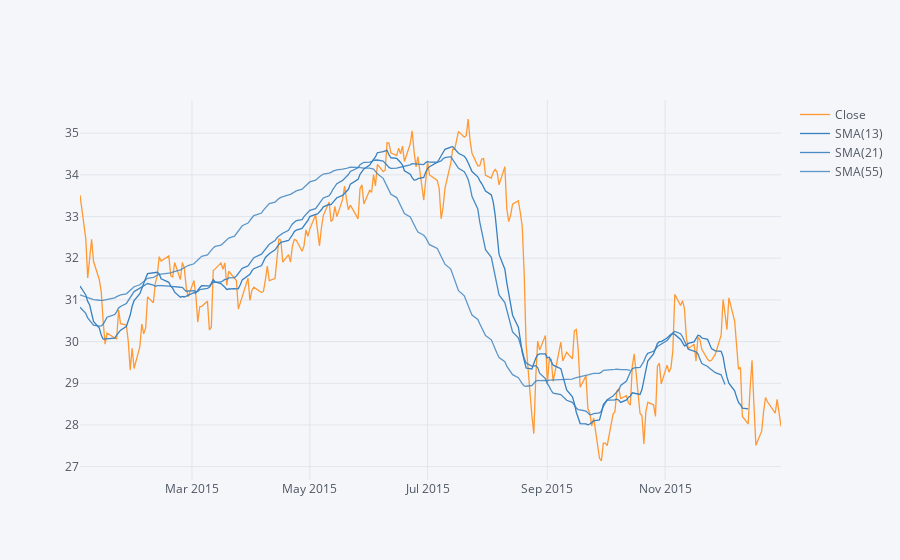

The notebook cell this image was saved under:
### Markdown cell above
** Use .ta_plot(study='sma') to create a Simple Moving Averages plot of Morgan Stanley for the year 2015.**

### Code cell
MS['Close']['2016-01-01':'2015-01-01'].ta_plot(study='sma',periods=[13,21,55],title='Simple Moving Averages')

### Figure 1 — Plotly figure (JSON) as saved in the notebook; plotly's stock layout.template omitted (floating-point values rounded to 4 significant figures; data arrays with more than 128 entries replaced by an {"elided": "..."} marker saying what was removed)
{"data": [{"line": {"color": "rgba(255, 153, 51, 1.0)", "dash": "solid", "shape": "linear", "width": 1.3}, "mode": "lines", "name": "Close", "text": "", "type": "scatter", "x": {"elided": "252 str values"}, "y": {"elided": "252 float values"}}, {"line": {"color": "rgba(55, 128, 191, 1.0)", "dash": "solid", "shape": "linear", "width": 1.3}, "mode": "lines", "name": "SMA(13)", "text": "", "type": "scatter", "x": {"elided": "252 str values"}, "y": {"elided": "252 mixed values"}}, {"line": {"color": "rgba(55, 128, 191, 0.8999999999999999)", "dash": "solid", "shape": "linear", "width": 1.3}, "mode": "lines", "name": "SMA(21)", "text": "", "type": "scatter", "x": {"elided": "252 str values"}, "y": {"elided": "252 mixed values"}}, {"line": {"color": "rgba(55, 128, 191, 0.7999999999999998)", "dash": "solid", "shape": "linear", "width": 1.3}, "mode": "lines", "name": "SMA(55)", "text": "", "type": "scatter", "x": {"elided": "252 str values"}, "y": {"elided": "252 mixed values"}}], "layout": {"legend": {"bgcolor": "#F5F6F9", "font": {"color": "#4D5663"}}, "paper_bgcolor": "#F5F6F9", "plot_bgcolor": "#F5F6F9", "title": {"font": {"color": "#4D5663"}}, "xaxis": {"gridcolor": "#E1E5ED", "showgrid": true, "tickfont": {"color": "#4D5663"}, "title": {"font": {"color": "#4D5663"}, "text": ""}, "zerolinecolor": "#E1E5ED"}, "yaxis": {"gridcolor": "#E1E5ED", "showgrid": true, "tickfont": {"color": "#4D5663"}, "title": {"font": {"color": "#4D5663"}, "text": ""}, "zerolinecolor": "#E1E5ED"}}}
